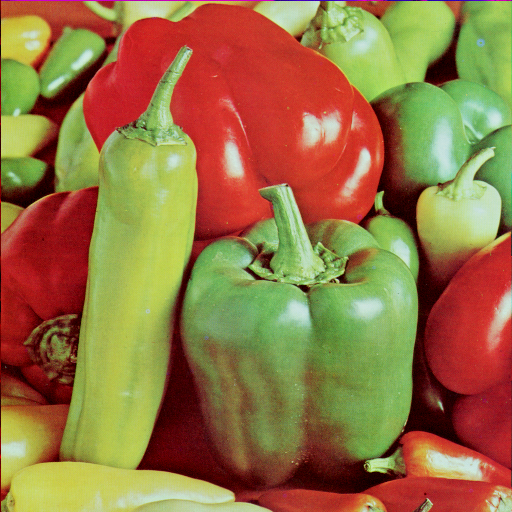
%> input picture Medical_WaterMarking/pepper.bmp, 512 x 512 px
$ octave Logistic.m   (GNU Octave 9; MATLAB toolbox functions it lacks are replaced by stand-ins)
%> lines starting %> are read from the running program, lines starting %| are printed output that depends on the picture
clc
clear all
close all


pict=imread("pepper.bmp");
%> pict is the input picture: size 512x512x3 uint8; mean R, G, B 149.8, 115.6, 66.5
pict=rgb2gray(pict)
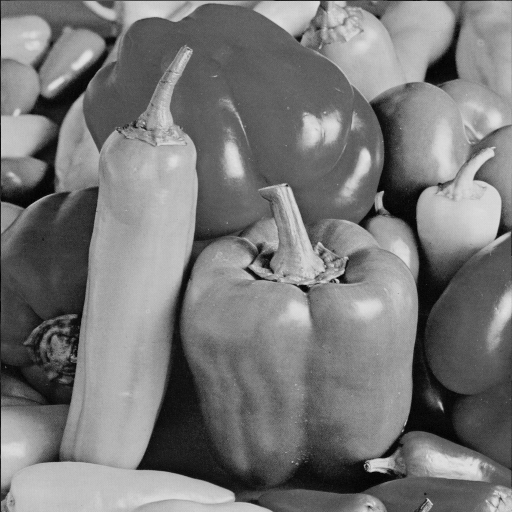
%> pict: size 512x512 uint8; min 0, max 228, mean 120.2
[M,N]=size(pict)
%> M = 512; N = 512
x=0.1;
u=4;

for i=1:500
    x=u*x*(1-x)
end


A=zeros(1,M*N);
A(1)=x;
for i=1:M*N-1
    A(i+1)=u*A(i)*(1-A(i));
end

B=uint8(255*A)

mapping=reshape(B,M,N)
subplot(2,2,1)
imshow(mapping)
out=bitxor(pict,mapping)
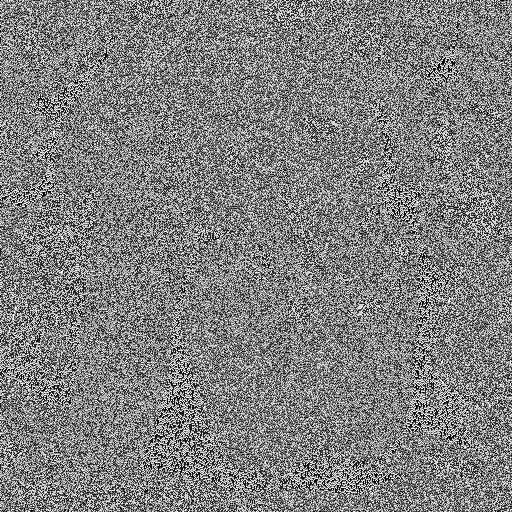
%> out: size 512x512 uint8; min 0, max 255, mean 127.7
v=out
subplot(2,2,2)
imshow(pict)

x=0.1;
u=4;

for i=1:500
    x=u*x*(1-x)
end

A=zeros(1,M*N);
A(1)=x;
for i=1:M*N-1
    A(i+1)=u*A(i)*(1-A(i));
end

B=uint8(255*A)

mapping2=reshape(B,M,N)


jiemi=bitxor(out,mapping2)
subplot(2,2,3)
imshow(v)
subplot(2,2,4)
imshow(jiemi)
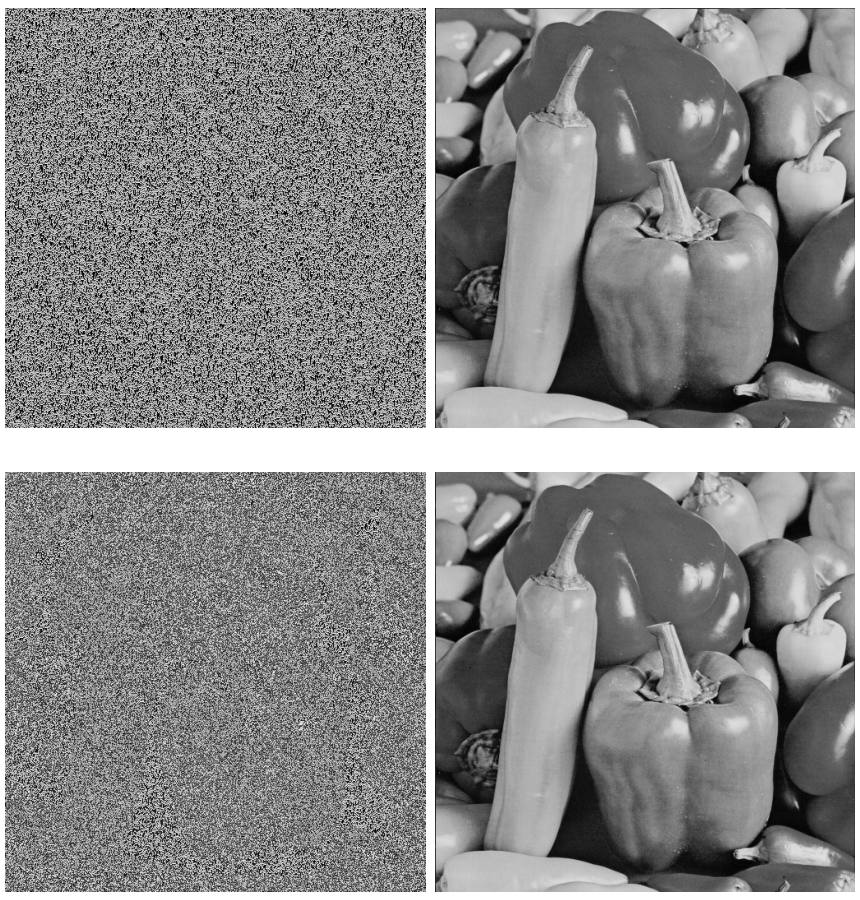
%> figure redrawn from the program's plot data, 4 panels
